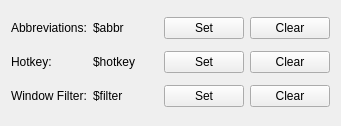
<?xml version="1.0" encoding="UTF-8"?>
<ui version="4.0">
 <class>SettingsWidget</class>
 <widget class="QWidget" name="SettingsWidget">
  <property name="geometry">
   <rect>
    <x>0</x>
    <y>0</y>
    <width>341</width>
    <height>126</height>
   </rect>
  </property>
  <property name="windowTitle">
   <string>Form</string>
  </property>
  <layout class="QGridLayout" name="gridLayout">
   <item row="0" column="0">
    <widget class="QLabel" name="label">
     <property name="text">
      <string>Abbreviations:</string>
     </property>
    </widget>
   </item>
   <item row="0" column="1">
    <widget class="QLabel" name="abbrLabel">
     <property name="text">
      <string>$abbr</string>
     </property>
    </widget>
   </item>
   <item row="1" column="0">
    <widget class="QLabel" name="label_2">
     <property name="text">
      <string>Hotkey:</string>
     </property>
    </widget>
   </item>
   <item row="1" column="1">
    <widget class="QLabel" name="hotkeyLabel">
     <property name="text">
      <string>$hotkey</string>
     </property>
    </widget>
   </item>
   <item row="2" column="0">
    <widget class="QLabel" name="label_3">
     <property name="text">
      <string>Window Filter:</string>
     </property>
    </widget>
   </item>
   <item row="2" column="1">
    <widget class="QLabel" name="windowFilterLabel">
     <property name="text">
      <string>$filter</string>
     </property>
    </widget>
   </item>
   <item row="0" column="2">
    <spacer name="horizontalSpacer">
     <property name="orientation">
      <enum>Qt::Horizontal</enum>
     </property>
     <property name="sizeHint" stdset="0">
      <size>
       <width>40</width>
       <height>20</height>
      </size>
     </property>
    </spacer>
   </item>
   <item row="0" column="3">
    <widget class="QPushButton" name="setAbbrButton">
     <property name="text">
      <string>Set&amp;</string>
     </property>
    </widget>
   </item>
   <item row="0" column="4">
    <widget class="QPushButton" name="clearAbbrButton">
     <property name="text">
      <string>Clear&amp;</string>
     </property>
    </widget>
   </item>
   <item row="1" column="3">
    <widget class="QPushButton" name="setHotkeyButton">
     <property name="text">
      <string>Set&amp;</string>
     </property>
    </widget>
   </item>
   <item row="1" column="4">
    <widget class="QPushButton" name="clearHotkeyButton">
     <property name="text">
      <string>Clear&amp;</string>
     </property>
    </widget>
   </item>
   <item row="2" column="3">
    <widget class="QPushButton" name="setFilterButton">
     <property name="text">
      <string>Set&amp;</string>
     </property>
    </widget>
   </item>
   <item row="2" column="4">
    <widget class="QPushButton" name="clearFilterButton">
     <property name="text">
      <string>Clear&amp;</string>
     </property>
    </widget>
   </item>
  </layout>
 </widget>
 <resources/>
 <connections/>
</ui>
